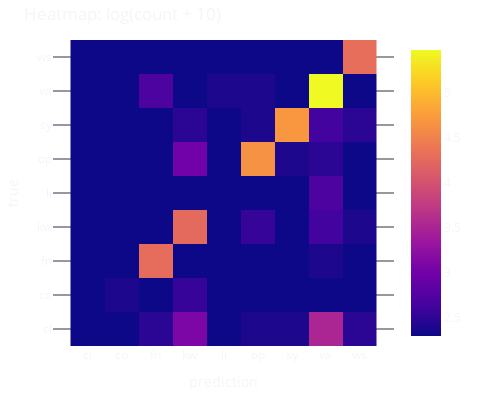

Notebook code cell kept with this figure:
### Markdown cell above
### eval only on non-det

### Code cell
pred_tags = []
true_tags = []

for pred, true_t, det in zip(
    predictions, val_tag_true_idx, val_tag_det_idx, strict=True
):
    for p, t, d in zip(pred, true_t, det):
        if tag_vocab[d] == "uk":
            tp = tag_vocab[p.item()]
            tt = tag_vocab[t]
            # if tp != tt:
            #     print(f"{repr(tt)} -> {repr(tp)}")
            true_tags.append(tt)
            pred_tags.append(tp)
print(len(pred_tags), len(true_tags))

labels_left = sorted(set(pred_tags + true_tags))

acc = metrics.accuracy_score(true_tags, pred_tags)
print("accuracy", acc)

confmat = metrics.confusion_matrix(true_tags, pred_tags, labels=labels_left)

dtplot.heatmap(
    confmat,
    labels_left,
    log_scale=True,
    pseudo_count=10,
    size=400,
).show()

### Figure 1 — Plotly figure (JSON) as saved in the notebook; plotly's stock layout.template omitted (floating-point values rounded to 4 significant figures)
{"data": [{"text": [[0, 0, 2, 12, 0, 1, 1, 24, 2], [0, 1, 0, 3, 0, 0, 0, 0, 0], [0, 0, 63, 0, 0, 0, 0, 1, 0], [0, 0, 0, 61, 0, 3, 0, 4, 1], [0, 0, 0, 0, 0, 0, 0, 5, 0], [0, 0, 0, 10, 0, 94, 1, 2, 0], [0, 0, 0, 2, 0, 1, 99, 4, 2], [0, 0, 5, 0, 1, 1, 0, 228, 0], [0, 0, 0, 0, 0, 0, 0, 0, 64]], "type": "heatmap", "x": ["cl", "co", "fn", "kw", "li", "op", "sy", "va", "ws"], "y": ["cl", "co", "fn", "kw", "li", "op", "sy", "va", "ws"], "z": [[2.303, 2.303, 2.485, 3.091, 2.303, 2.398, 2.398, 3.526, 2.485], [2.303, 2.398, 2.303, 2.565, 2.303, 2.303, 2.303, 2.303, 2.303], [2.303, 2.303, 4.29, 2.303, 2.303, 2.303, 2.303, 2.398, 2.303], [2.303, 2.303, 2.303, 4.263, 2.303, 2.565, 2.303, 2.639, 2.398], [2.303, 2.303, 2.303, 2.303, 2.303, 2.303, 2.303, 2.708, 2.303], [2.303, 2.303, 2.303, 2.996, 2.303, 4.644, 2.398, 2.485, 2.303], [2.303, 2.303, 2.303, 2.485, 2.303, 2.398, 4.691, 2.639, 2.485], [2.303, 2.303, 2.708, 2.303, 2.398, 2.398, 2.303, 5.472, 2.303], [2.303, 2.303, 2.303, 2.303, 2.303, 2.303, 2.303, 2.303, 4.304]]}], "layout": {"height": 400, "title": {"text": "Heatmap: log(count + 10)"}, "width": 480, "xaxis": {"dtick": 1, "title": {"text": "prediction"}, "type": "category"}, "yaxis": {"dtick": 1, "scaleanchor": "x", "title": {"text": "true"}, "type": "category"}}}
